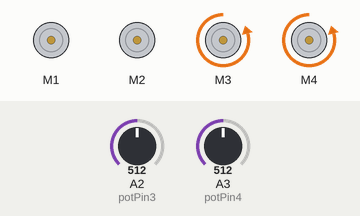
Recording of a sketch running on a simulated Arduino Uno, built with avr-gcc and run on an emulated ATmega328P. Parts: 4 × DC motor (green arrow = forward, orange = backward, longer = faster). The inputs (shaded band) are chosen by the test bench; at power-on: A2 (potPin3) = 512, A3 (potPin4) = 512.

Above: at 1.2 s.
1.3 s: A2 (potPin3) set to 550
4.3 s: A2 (potPin3) set to 575
At 5.0 s:
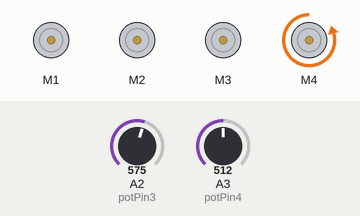
7.3 s: A3 (potPin4) set to 396
At 7.8 s:
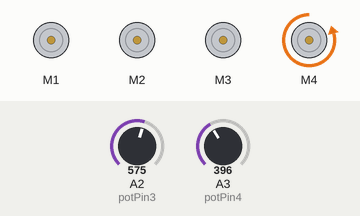
10.3 s: A3 (potPin4) set to 369
At 11.2 s:
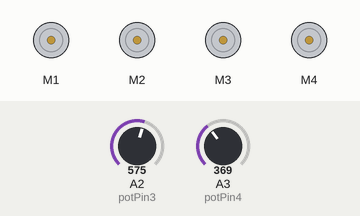
13.3 s: A3 (potPin4) set to 390
At 14.2 s:
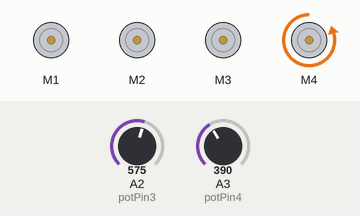
16.3 s: A3 (potPin4) set to 370
At 16.9 s:
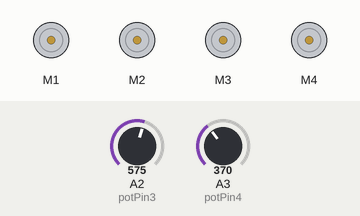
Timing chart, 0 to 66.8 s (numbered marks = the images above; inputs shaded):
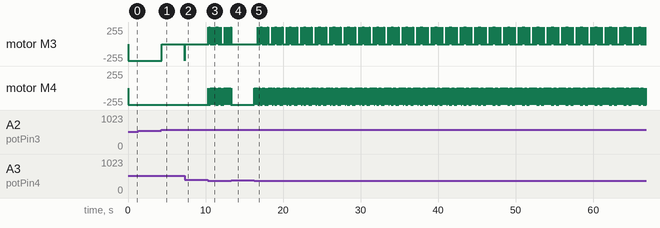

Measured:
- the behaviour switches between 559 and 560 on A2 (potPin3) (found by bisection; images 0 and 1)
- the behaviour switches between 381 and 380 on A3 (potPin4) (found by bisection; images 2 and 3)
- after the input at 1.3 s, every drawn part: stays the same
- after the input at 4.3 s, motor M3: backward 250/255 → stopped at once
- after the input at 7.3 s, motor M3: stopped → backward 250/255 at once, → stopped 0.04 s later
- after the input at 10.3 s, motor M4: alternates backward 250/255 for 0.02 s and stopped for 0.03 s, starting at once
- after the input at 13.3 s, motor M3: stops changing and stays stopped; motor M4: goes on until 13.3 s, then stays backward 250/255
- after the input at 16.3 s, motor M3: stopped → forward 250/255 after 0.42 s, then repeats every 1.9 s: forward 250/255 0.02 s, stopped 0.52 s, 22 × (forward 250/255 0.01 s, stopped 0.05 s); motor M4: alternates backward 250/255 for 0.02 s and stopped for 0.03 s, starting at once

The sketch:

put_tool_in_rig.ino
```cpp
#include <Wire.h>
#include <AFMotor.h>
//set parameters
AF_DCMotor motor1(1);
AF_DCMotor motor2(2);
AF_DCMotor motor3(3);
AF_DCMotor motor4(4);

//pot pin and val numbers match motor numbers
//brown wire = signal
//red wire = 5V
//green wire = ground
//dial all the way to red wire side = 1023
//dial all the way to green wire side = 0

int potPin1 = 0;
int potPin2 = 1;
int potPin3 = 2;
int potPin4 = 3;

int val1 = 0;
int val2 = 0;
int val3 = 0;
int val4 = 0;

void setup()
{
  //Wire.begin(4); //join bus with address as #4 slave
  //Wire.onReceive(receiveEvent);
  //turn motors on and let coast
  motor1.setSpeed(175); //100
  motor2.setSpeed(100);
  motor3.setSpeed(250);
  motor4.setSpeed(250);
  motor1.run(RELEASE);
  motor2.run(RELEASE);
  motor3.run(RELEASE);
  motor4.run(RELEASE);
  Serial.begin(9600);
}

void loop()
{
      val4 = analogRead(potPin4);
      do
      {
        val4 = analogRead(potPin4);
        motor4.run(BACKWARD); //out
        val4 = analogRead(potPin4);

        val3 = analogRead(potPin3);
        do
        {
          val3 = analogRead(potPin3);
          motor3.run(BACKWARD); //up
          val3 = analogRead(potPin3);
        } while (val3 < 560);   //549
        motor3.run(FORWARD);
        motor3.run(RELEASE);

      } while (val4 > 380);   //305 is a bit low and 380 is a bit high but the motor moves much faster
      motor4.run(FORWARD);    //236-280 = old value where are was out too far for leverage
      motor4.run(RELEASE);
}
```
